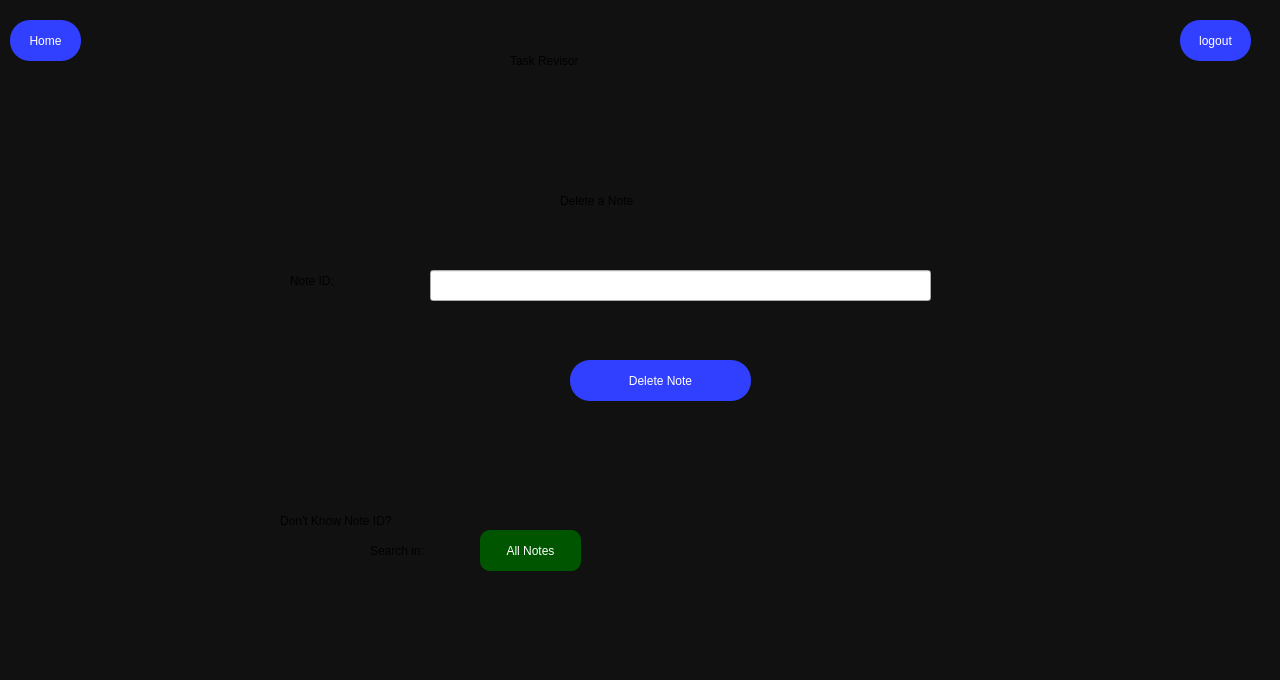
<?xml version="1.0" encoding="UTF-8"?>
<ui version="4.0">
 <class>Dialog</class>
 <widget class="QDialog" name="Dialog">
  <property name="geometry">
   <rect>
    <x>0</x>
    <y>0</y>
    <width>1280</width>
    <height>680</height>
   </rect>
  </property>
  <property name="windowTitle">
   <string>Dialog</string>
  </property>
  <widget class="QWidget" name="bgwidget" native="true">
   <property name="geometry">
    <rect>
     <x>0</x>
     <y>0</y>
     <width>1280</width>
     <height>680</height>
    </rect>
   </property>
   <property name="styleSheet">
    <string notr="true">QWidget#bgwidget{
background-color: qlineargradient(spread:reflect, x1:0, y1:0, x2:1, y2:1, stop:0.0436893 rgba(17, 17, 17, 255));}</string>
   </property>
   <widget class="QLabel" name="label">
    <property name="geometry">
     <rect>
      <x>560</x>
      <y>180</y>
      <width>201</width>
      <height>41</height>
     </rect>
    </property>
    <property name="styleSheet">
     <string notr="true">font: 24pt &quot;Arial&quot;;</string>
    </property>
    <property name="text">
     <string>Delete a Note</string>
    </property>
   </widget>
   <widget class="QLabel" name="label_2">
    <property name="geometry">
     <rect>
      <x>290</x>
      <y>270</y>
      <width>101</width>
      <height>21</height>
     </rect>
    </property>
    <property name="styleSheet">
     <string notr="true">font: 18pt &quot;Arial&quot;;</string>
    </property>
    <property name="text">
     <string>Note ID: </string>
    </property>
   </widget>
   <widget class="QPushButton" name="deletenote">
    <property name="geometry">
     <rect>
      <x>570</x>
      <y>360</y>
      <width>181</width>
      <height>41</height>
     </rect>
    </property>
    <property name="styleSheet">
     <string notr="true">border-radius: 20px;
color: rgb(255, 255, 255);
background-color: rgb(49, 63, 255);;
font: 18pt &quot;Arial&quot;;</string>
    </property>
    <property name="text">
     <string>Delete Note</string>
    </property>
   </widget>
   <widget class="QLabel" name="label_3">
    <property name="geometry">
     <rect>
      <x>510</x>
      <y>40</y>
      <width>301</width>
      <height>41</height>
     </rect>
    </property>
    <property name="styleSheet">
     <string notr="true">font: 36pt &quot;Colonna MT&quot;;
color: rgb(255,255,255), qlineargradient(spread:pad, x1:0, y1:1, x2:0, y2:0, stop:0 rgba(0, 0, 0, 255), stop:0.05 rgba(14, 8, 73, 255), stop:0.36 rgba(28, 17, 145, 255), stop:0.6 rgba(126, 14, 81, 255), stop:0.75 rgba(234, 11, 11, 255), stop:0.79 rgba(244, 70, 5, 255), stop:0.86 rgba(255, 136, 0, 255), stop:0.935 rgba(239, 236, 55, 255));</string>
    </property>
    <property name="text">
     <string>Task Revisor</string>
    </property>
   </widget>
   <widget class="QLineEdit" name="noteidfield">
    <property name="geometry">
     <rect>
      <x>430</x>
      <y>270</y>
      <width>501</width>
      <height>31</height>
     </rect>
    </property>
    <property name="styleSheet">
     <string notr="true">font: 12pt &quot;Arial&quot;;</string>
    </property>
   </widget>
   <widget class="QLabel" name="error">
    <property name="geometry">
     <rect>
      <x>20</x>
      <y>450</y>
      <width>581</width>
      <height>21</height>
     </rect>
    </property>
    <property name="styleSheet">
     <string notr="true">color: rgb(255, 0, 0);
font: 12pt &quot;Arial&quot;;</string>
    </property>
    <property name="text">
     <string/>
    </property>
   </widget>
   <widget class="QPushButton" name="backhome">
    <property name="geometry">
     <rect>
      <x>10</x>
      <y>20</y>
      <width>71</width>
      <height>41</height>
     </rect>
    </property>
    <property name="styleSheet">
     <string notr="true">border-radius: 20px;
background-color: rgb(49, 63, 255);;
color: rgb(255, 255, 255);
font: 12pt &quot;Arial&quot;;</string>
    </property>
    <property name="text">
     <string>Home</string>
    </property>
   </widget>
   <widget class="QLabel" name="label_4">
    <property name="geometry">
     <rect>
      <x>280</x>
      <y>510</y>
      <width>181</width>
      <height>21</height>
     </rect>
    </property>
    <property name="styleSheet">
     <string notr="true">font: 14pt &quot;Arial&quot;;</string>
    </property>
    <property name="text">
     <string>Don't Know Note ID?</string>
    </property>
   </widget>
   <widget class="QLabel" name="label_5">
    <property name="geometry">
     <rect>
      <x>370</x>
      <y>540</y>
      <width>91</width>
      <height>21</height>
     </rect>
    </property>
    <property name="styleSheet">
     <string notr="true">font: 14pt &quot;Arial&quot;;</string>
    </property>
    <property name="text">
     <string>Search in: </string>
    </property>
   </widget>
   <widget class="QPushButton" name="allnotes">
    <property name="geometry">
     <rect>
      <x>480</x>
      <y>530</y>
      <width>101</width>
      <height>41</height>
     </rect>
    </property>
    <property name="styleSheet">
     <string notr="true">color: rgb(255, 255, 255);
border-radius: 10px;
font: 16pt &quot;Arial&quot;;
background-color: rgb(0, 85, 0);</string>
    </property>
    <property name="text">
     <string>All Notes</string>
    </property>
   </widget>
   <widget class="QLabel" name="deleteerror">
    <property name="geometry">
     <rect>
      <x>170</x>
      <y>260</y>
      <width>631</width>
      <height>21</height>
     </rect>
    </property>
    <property name="styleSheet">
     <string notr="true">color: rgb(255, 0, 0);
font: 12pt &quot;Arial&quot;;</string>
    </property>
    <property name="text">
     <string/>
    </property>
   </widget>
   <widget class="QPushButton" name="logoutbtn">
    <property name="geometry">
     <rect>
      <x>1180</x>
      <y>20</y>
      <width>71</width>
      <height>41</height>
     </rect>
    </property>
    <property name="styleSheet">
     <string notr="true">border-radius: 20px;
background-color: rgb(49, 63, 255);
font: 12pt &quot;Arial&quot;;
color: rgb(255,255,255);</string>
    </property>
    <property name="text">
     <string>logout</string>
    </property>
   </widget>
  </widget>
 </widget>
 <resources/>
 <connections/>
</ui>
